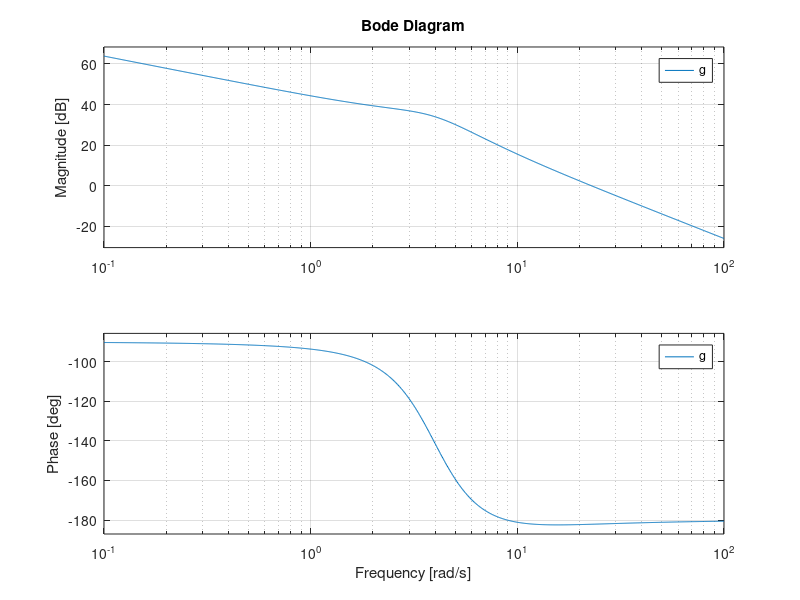

This figure's MATLAB source:
%lab10
g = tf([1 3],conv([1 2],[1 2 25]));
bode (g)

%%
h = tf(5,1);
bode(h)

%%
i = tf([1 5],1)
bode(i)

%%
i = tf(5,[1 0])
bode(i)

%%
clear,clc
g = tf(10000,conv([1 5],conv([1 20],[1 50])));
bode (g)
[gm, Pm, W1, W2] = margin(g)


%%
%Exercise 2
clear,clc
g = tf(500*[1 5],conv([1 0],[1 4 16]));
bode(g)
[gm, Pm, W1, W2] = margin(g)



